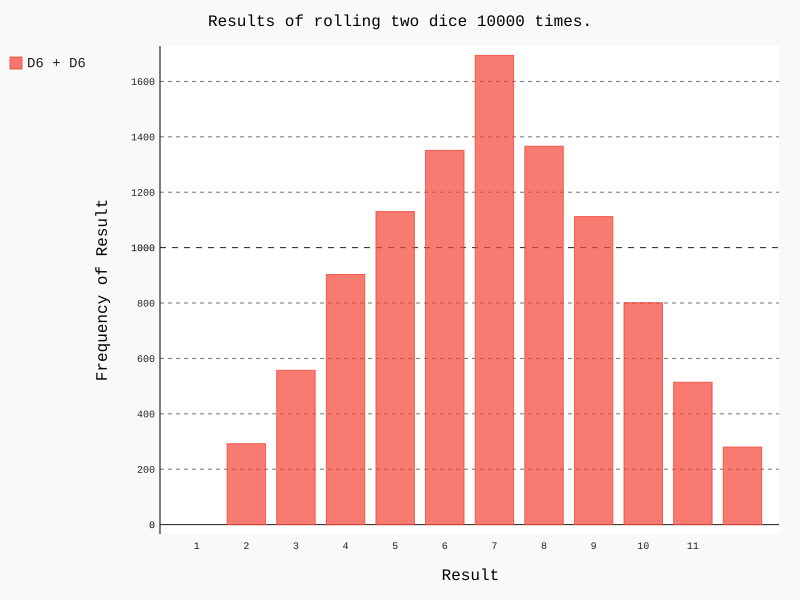

Write Python code to recreate this figure.
import pygal
from die import Die

def main():
    die_1 = Die()
    die_2 = Die()

    # 掷几次骰子，并将结果存储在一个列表中
    results = []
    for roll_num in range(10000):
        result = die_1.roll() + die_2.roll()
        results.append(result)

    # 分析结果
    frequencies = []
    max_result = die_1.num_sides + die_2.num_sides
    for value in range(1, max_result + 1):
        frequency = results.count(value)
        frequencies.append(frequency)

    # 对结果进行可视化
    hist = pygal.Bar()

    hist.title = "Results of rolling two dice 10000 times."
    hist.x_labels = ['1', '2', '3', '4', '5', '6', '7', '8', '9', '10', '11']
    hist.x_title = "Result"
    hist.y_title = "Frequency of Result"
    hist.add('D6 + D6', frequencies)
    hist.render_to_file('die_visual.svg')


if __name__ == '__main__':
    main()
